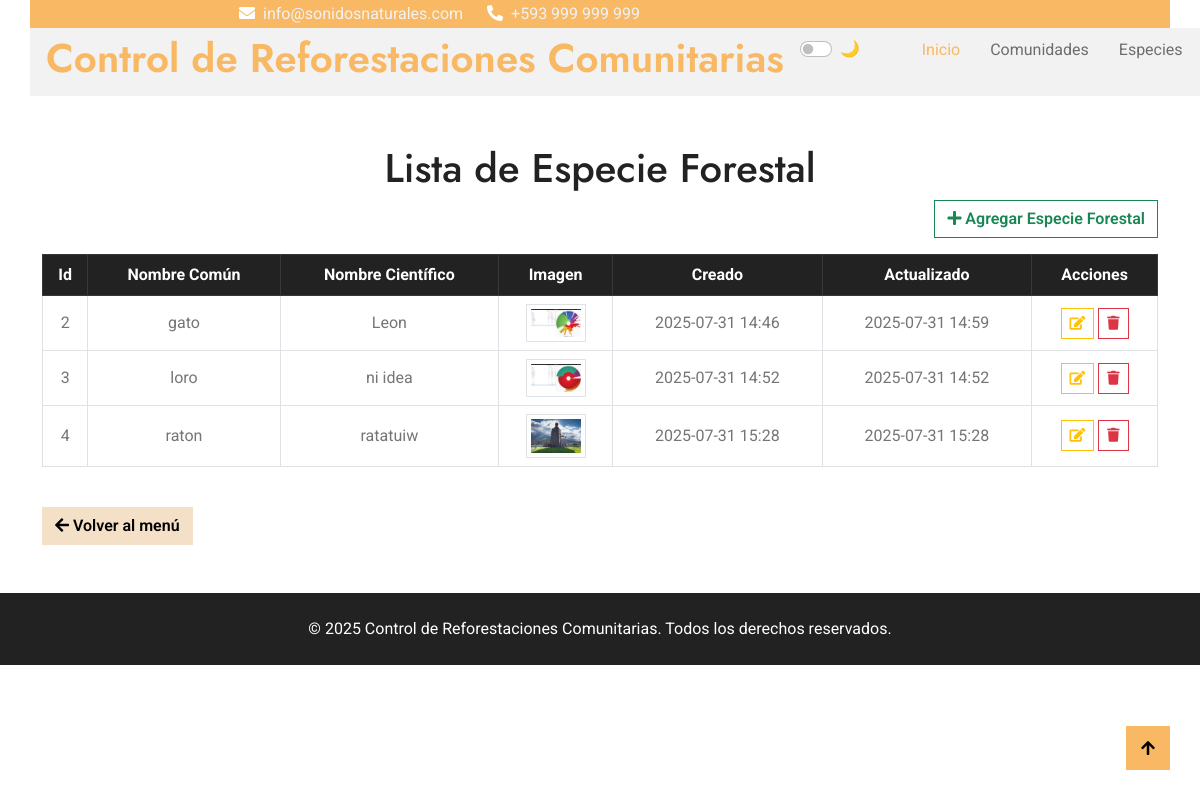
Before: /especie/ with the older database file.
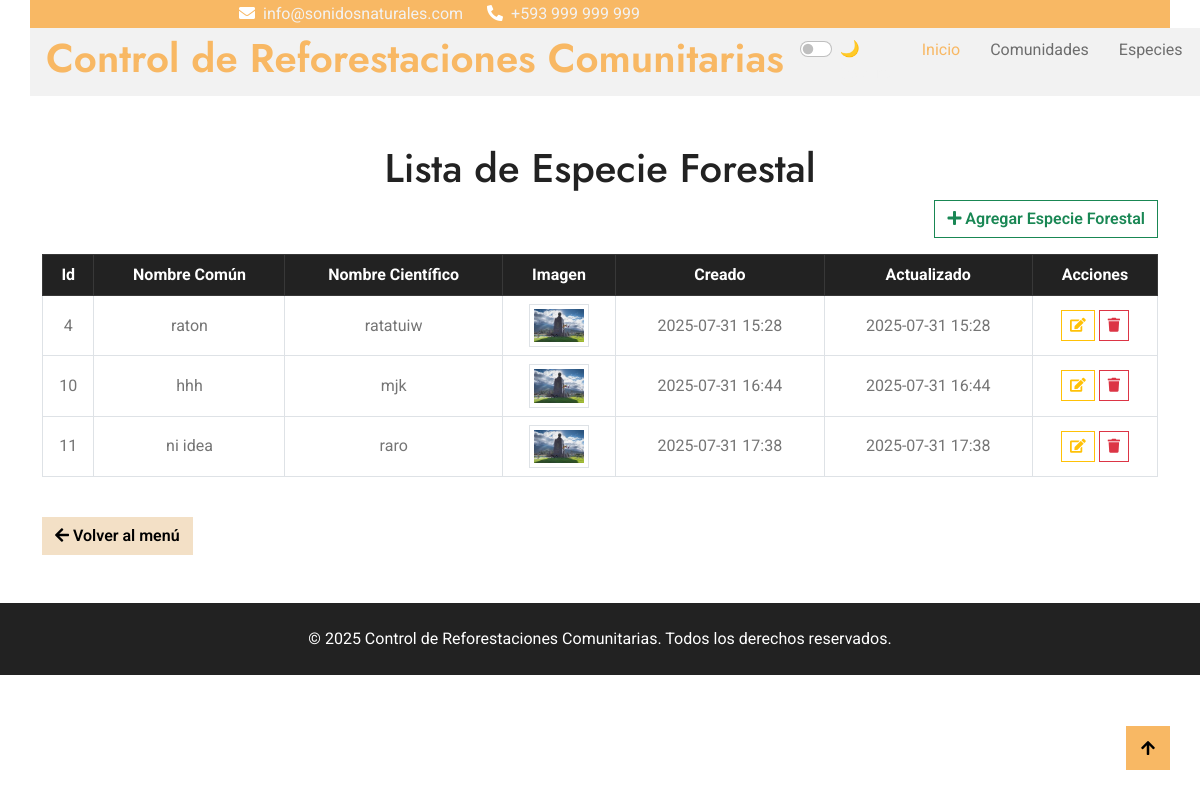
After: the same page with the newer database file.
### Aplicaciones/Especie/models.py (models this page shows, shortened)
class Especie(models.Model):
    nombre_comun = models.CharField(max_length=100)
    nombre_cientifico = models.CharField(max_length=150, blank=True)
    imagen = models.ImageField(upload_to='media/especies/', blank=True , null=True)
    creado = models.DateTimeField(auto_now_add=True)
    actualizado = models.DateTimeField(auto_now=True)

### Aplicaciones/Especie/views.py (the view)
# urls.py: path('', views.listaEspecie, name='lista_especie'),
def listaEspecie(request):
    especies = Especie.objects.all()
    return render(request, 'especie/lista.html', {'especies': especies})

### Aplicaciones/Especie/templates/especie/lista.html (shortened to what this page needs)
{% extends "plantilla.html" %}
{% block contenido %}
<div class="container mt-5">
    <h1 class="text-center">Lista de Especie Forestal</h1>
    <div class="text-end mb-3">
        <a href="{% url 'nuevo_especie' %}" class="btn btn-outline-success">
            <i class="fa fa-plus"></i> Agregar Especie Forestal
        </a>
    </div>
    <div class="table-responsive">
        <table class="table table-bordered table-hover align-middle text-center datatable">
            <thead class="table-dark">
                <tr>
                    <th>Id</th>
                    <th>Nombre Común</th>
                    <th>Nombre Científico</th>
                    <th>Imagen</th>
                    <th>Creado</th>
                    <th>Actualizado</th>
                    <th>Acciones</th>
                </tr>
            </thead>
            <tbody>
                {% for especie in especies %}
                <tr>
                    <td>{{ especie.id }}</td>
                    <td>{{ especie.nombre_comun }}</td>
                    <td>{{ especie.nombre_cientifico }}</td>
                    <td style="position: relative;">
                        {% if especie.imagen %}
                        <img src="{{ especie.imagen.url }}"
                             class="img-thumbnail preview-small"
                             style="width: 60px; cursor: pointer;"
                             data-large="{{ especie.imagen.url }}">
                        {% else %}
                        <span class="text-muted">Sin imagen</span>
                        {% endif %}
                    </td>
                    <td>{{ especie.creado|date:"Y-m-d H:i" }}</td>
                    <td>{{ especie.actualizado|date:"Y-m-d H:i" }}</td>
                    <td>
                        <a href="editar/{{ especie.id }}/" class="btn btn-outline-warning btn-sm" title="Editar">
                            <i class="fa fa-edit"></i>
                        </a>
                        <button onclick="confirmDelete('{{ especie.id }}')" class="btn btn-outline-danger btn-sm" title="Eliminar">
                            <i class="fa fa-trash"></i>
                        </button>
                    </td>
                </tr>
                {% empty %}
                <tr>
                    <td colspan="6" class="text-center">No hay especies registradas</td>
                </tr>
                {% endfor %}
            </tbody>
        </table>
    </div>
    <div class="mt-4">
        <a href="/" class="btn btn-secondary">
            <i class="fa fa-arrow-left"></i> Volver al menú
        </a>
    </div>
 </div>
 {% endblock %}

### templates/plantilla.html (shortened to what this page needs)
{% load static %}
<!DOCTYPE html>
<html lang="es">
<head>
  <link rel="stylesheet" href="https://use.fontawesome.com/releases/v5.15.4/css/all.css"/>
  <link href="https://cdn.jsdelivr.net/npm/bootstrap-icons@1.4.1/font/bootstrap-icons.css" rel="stylesheet">
  <link href="{% static 'environs/lib/owlcarousel/assets/owl.carousel.min.css' %}" rel="stylesheet">
  <link href="{% static 'environs/lib/lightbox/css/lightbox.min.css' %}" rel="stylesheet">
  <link href="{% static 'environs/css/bootstrap.min.css' %}" rel="stylesheet">
  <link href="{% static 'environs/css/style.css' %}" rel="stylesheet">
  <link rel="stylesheet" href="https://cdn.jsdelivr.net/npm/bootstrap-select@1.14.0-beta2/dist/css/bootstrap-select.min.css">
  <link href='https://cdn.jsdelivr.net/npm/fullcalendar@6.1.11/main.min.css' rel='stylesheet' />
  <link rel="stylesheet" href="https://cdnjs.cloudflare.com/ajax/libs/bootstrap-fileinput/5.5.4/css/fileinput.min.css" />
  <link rel="stylesheet" href="https://cdn.datatables.net/2.3.2/css/dataTables.dataTables.min.css">
  <link rel="stylesheet" href="https://cdn.datatables.net/buttons/2.4.2/css/buttons.dataTables.min.css">
</head>
<body>
  <div class="container-fluid fixed-top px-0">
    <div class="container px-0">
      <div class="topbar">
        <div class="row align-items-center justify-content-center">
          <div class="col-md-8">
            <div class="topbar-info d-flex flex-wrap">
              <a href="#" class="text-light me-4"><i class="fas fa-envelope text-white me-2"></i>info@sonidosnaturales.com</a>
              <a href="#" class="text-light"><i class="fas fa-phone-alt text-white me-2"></i>+593 999 999 999</a>
            </div>
          </div>
        </div>
      </div>
      <nav class="navbar navbar-light bg-light navbar-expand-xl">
        <a href="#" class="navbar-brand ms-3">
          <h1 class="text-primary display-6">Control de Reforestaciones Comunitarias</h1>
        </a>
        <div class="form-check form-switch ms-auto me-3">
          <input class="form-check-input" type="checkbox" id="modoOscuroSwitch">
          <label class="form-check-label text-light" for="modoOscuroSwitch">🌙 Oscuro</label>
        </div>
        <div class="collapse navbar-collapse bg-light" id="navbarCollapse">
          <div class="navbar-nav ms-auto">
            <a href="{% url 'inicio' %}" class="nav-item nav-link active">Inicio</a>
            <a href="{% url 'lista_comunidad' %}" class="nav-item nav-link">Comunidades</a>
            <a href="{% url 'lista_especie' %}" class="nav-item nav-link">Especies</a>
            <a href="{% url 'lista_proyecto' %}" class="nav-item nav-link">Proyecto Reforestación</a>
          </div>
        </div>
      </nav>
    </div>
  </div>
  <main class="pt-5 mt-5">
    {% block contenido %}
    {% endblock %}
  </main>
  <footer class="bg-dark text-white text-center py-4 mt-5">
    <p class="mb-0">&copy; 2025 Control de Reforestaciones Comunitarias. Todos los derechos reservados.</p>
  </footer>
  <a href="#" class="btn btn-primary btn-md-square back-to-top"><i class="fa fa-arrow-up"></i></a>
</body>
</html>

### static/environs/css/style.css (style rules this page uses)
.back-to-top { position: fixed; right: 30px; bottom: 30px; display: flex; width: 45px; height: 45px; align-items: center; justify-content: center; transition: 0.5s; z-index: 99; }
.btn { font-weight: 600; transition: .5s; }
.btn-md-square { width: 44px; height: 44px; }
.btn-square, .btn-sm-square, .btn-md-square, .btn-lg-square { padding: 0; display: flex; align-items: center; justify-content: center; font-weight: normal; }
.fixed-top .container { transition: 0.5s; }
.topbar { padding: 2px 10px 2px 20px; background: var(--bs-primary) !important; }
.topbar a, .topbar a i { transition: 0.5s; }
.navbar { padding: 0; }
.navbar .navbar-nav .nav-link { padding: 10px 15px; font-size: 16px; transition: .5s; }
.navbar .navbar-nav .nav-link:hover, .navbar .navbar-nav .nav-link.active, .sticky-top.bg-white .navbar .navbar-nav .nav-link:hover, .sticky-top.bg-white .navbar .navbar-nav .nav-link.active { color: var(--bs-primary); }

Changed rows visible on the page:
removed Especie: id "2", nombre_comun "gato", nombre_cientifico "Leon", imagen (picture), creado "2025-07-31 14:46", actualizado "2025-07-31 14:59"
removed Especie: id "3", nombre_comun "loro", nombre_cientifico "ni idea", imagen (picture), creado "2025-07-31 14:52", actualizado "2025-07-31 14:52"
added Especie: id "10", nombre_comun "hhh", nombre_cientifico "mjk", imagen (picture), creado "2025-07-31 16:44", actualizado "2025-07-31 16:44"
added Especie: id "11", nombre_comun "ni idea", nombre_cientifico "raro", imagen (picture), creado "2025-07-31 17:38", actualizado "2025-07-31 17:38"
